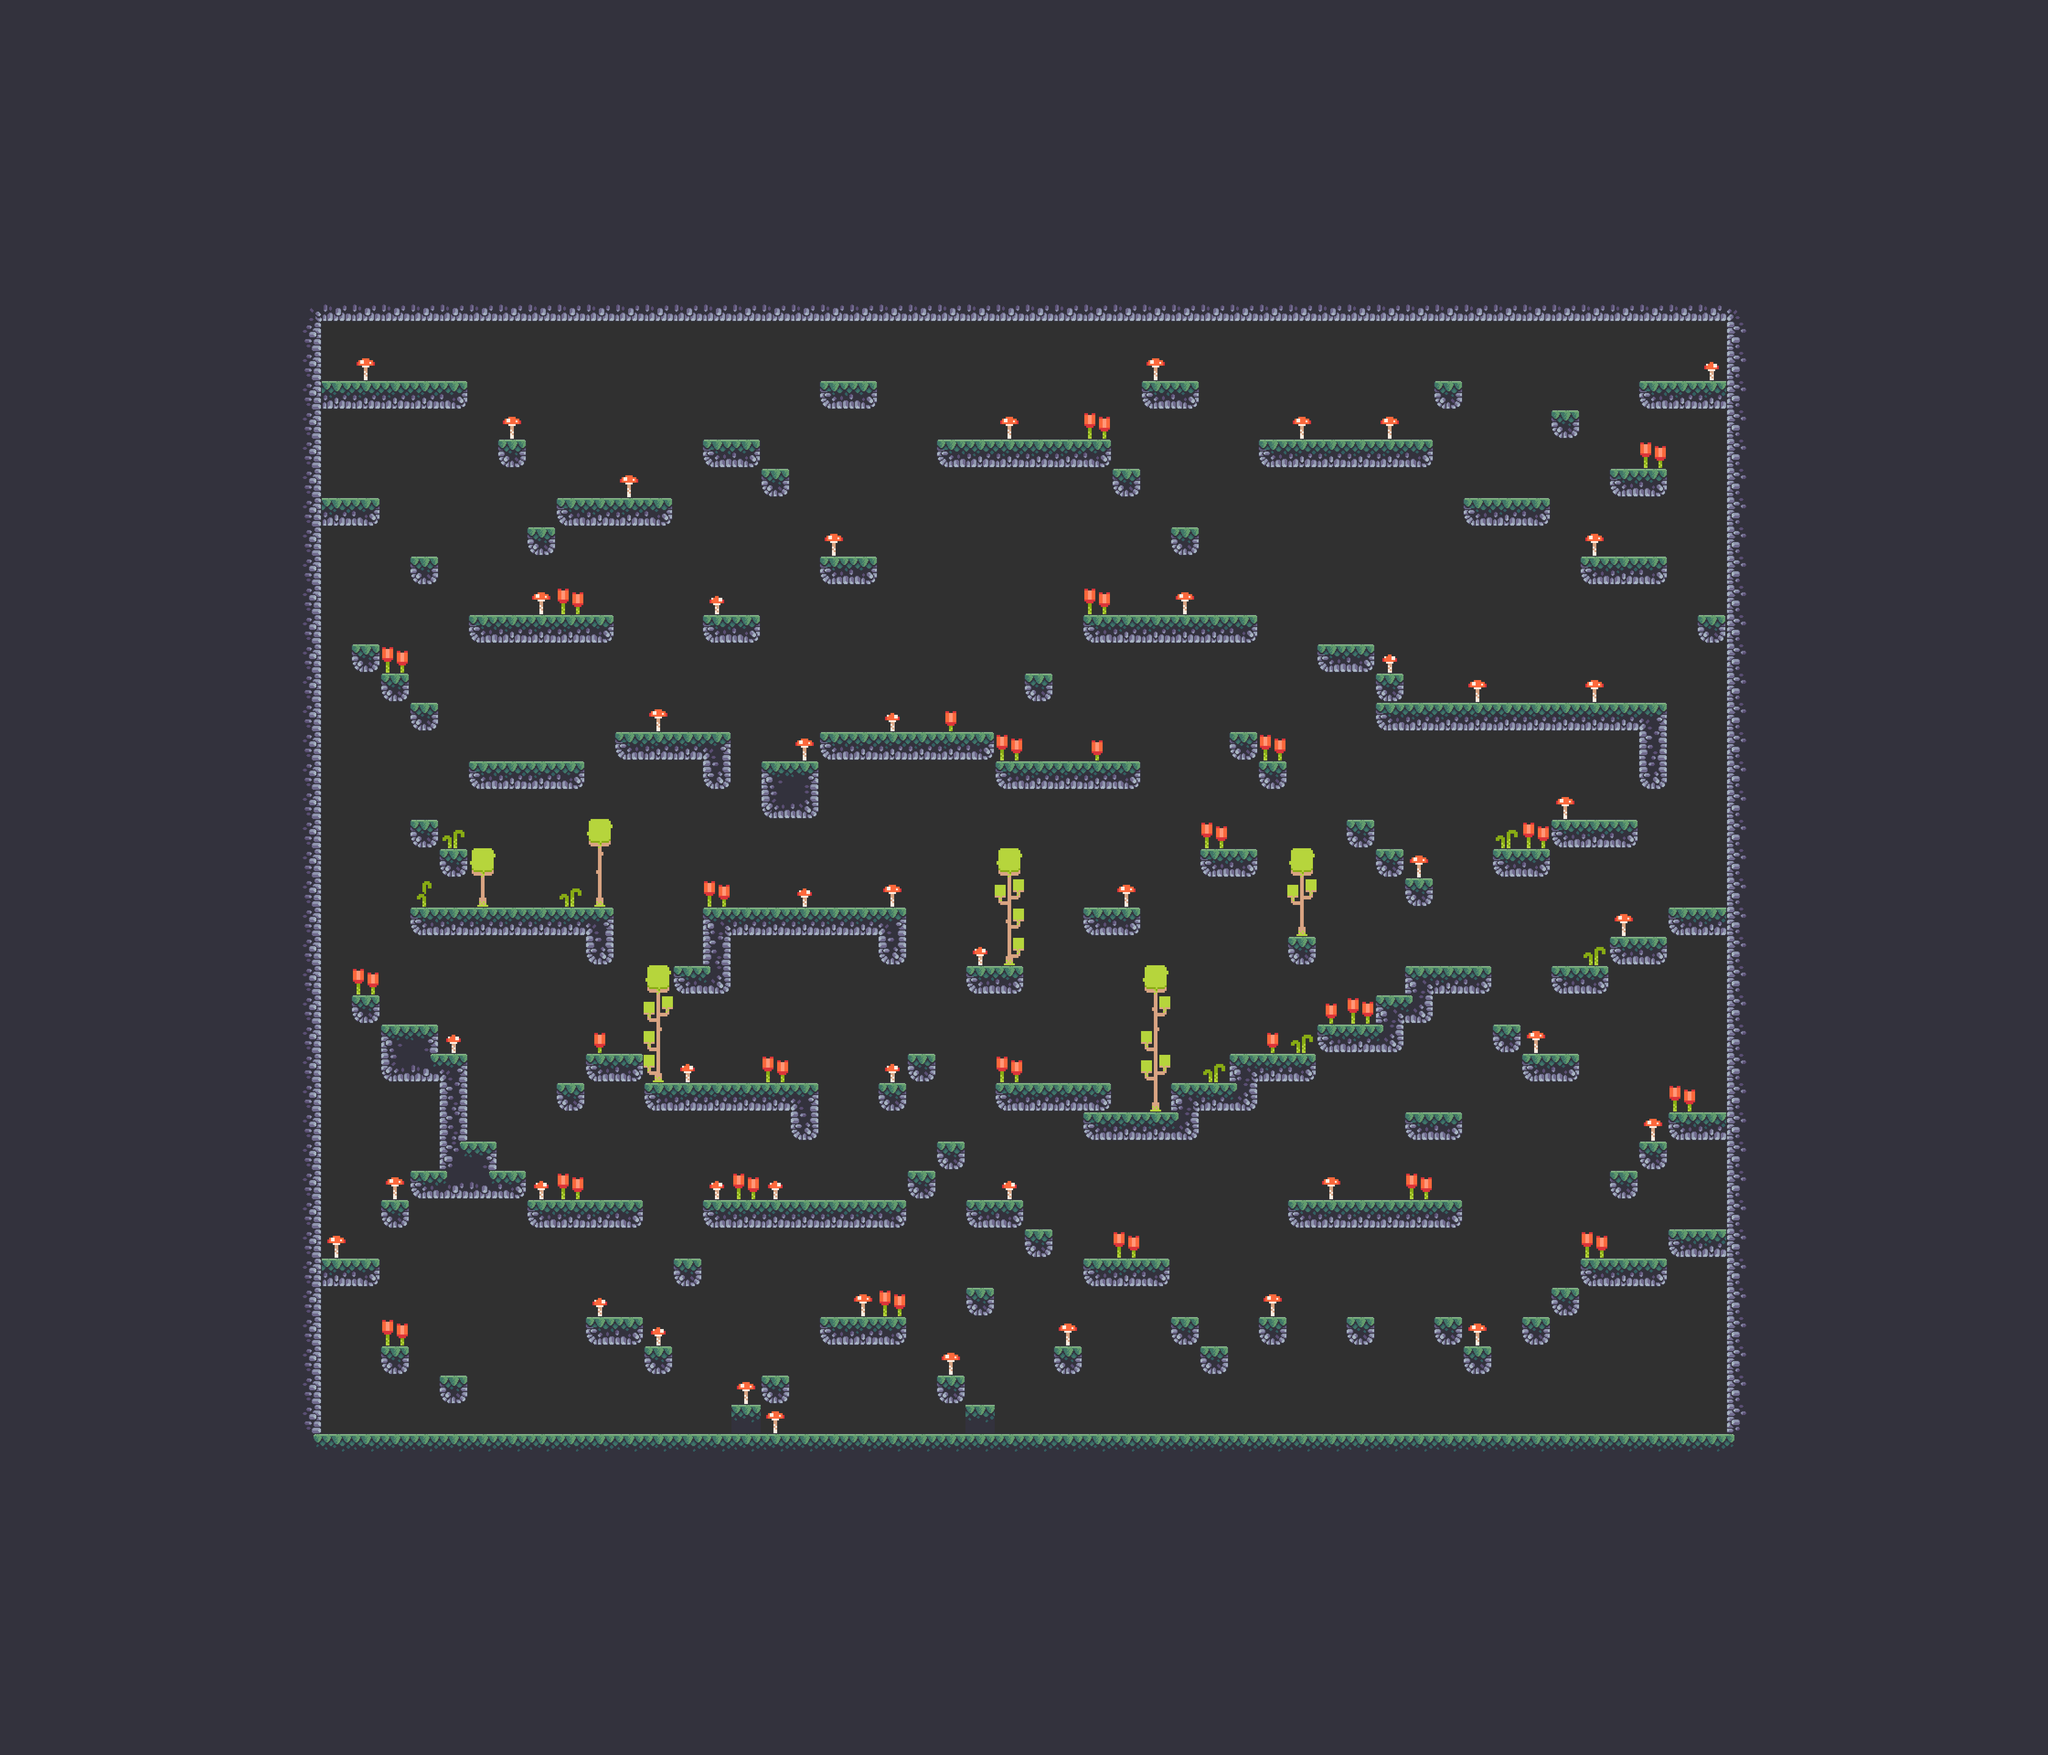

This game map was drawn from its Tiled (.tmx) file and the tilesets committed beside it. A one-line description and the trimmed map source follow:
An orthogonal 70x60 tile map with 64x64 px tiles, 2 tile layers (Main, Decoration), 3 tilesets and 106 objects (71x Coin, 17x Worm, 14x Health_Potion, 2x Diamond, Player).

<map version="1.10" tiledversion="1.11.0" orientation="orthogonal" renderorder="right-down" width="70" height="60" tilewidth="64" tileheight="64" infinite="0" backgroundcolor="#303030" nextlayerid="6" nextobjectid="171">
 <tileset firstgid="1" source="../tilesets/tilemap.tsx" />
 <tileset firstgid="61" source="pirate.tsx" />
 <tileset firstgid="308" source="Terrain (64x64).tsx" />
 <layer id="1" name="Main" width="70" height="60">
  <data>[4200 cells, 2640 non-empty, 25 distinct tile ids]</data>
 </layer>
 <layer id="3" name="Decoration" width="70" height="60">
  <data>[4200 cells, 102 non-empty, 14 distinct tile ids]</data>
 </layer>
 <objectgroup id="2" name="Entities">
  <object id="1" name="Player" x="1143.14" y="1573.9">
   <point />
  </object>
  <object id="3" name="Worm" x="3072" y="1472" width="576" height="64" />
  <object id="41" name="Coin" x="896" y="1728" width="64" height="64" />
  <object id="4" name="Worm" x="2368" y="1280" width="384" height="64" />
  <object id="5" name="Worm" x="1792" y="1536" width="384" height="64" />
  <object id="6" name="Worm" x="1536" y="1920" width="448" height="64" />
  <object id="7" name="Worm" x="1408" y="2304" width="384" height="64" />
  <object id="8" name="Worm" x="1538" y="2558.5" width="384" height="64" />
  <object id="44" name="Coin" x="832" y="768" width="64" height="64" />
  <object id="45" name="Coin" x="896" y="768" width="64" height="64" />
  <object id="46" name="Coin" x="960" y="768" width="64" height="64" />
  <object id="47" name="Coin" x="832" y="704" width="64" height="64" />
  <object id="48" name="Coin" x="896" y="704" width="64" height="64" />
  <object id="49" template="Coin.tx" x="960" y="704" visible="1" />
  <object id="64" name="Coin" x="1536" y="896" width="64" height="64" />
  <object id="65" name="Coin" x="1600" y="896" width="64" height="64" />
  <object id="66" name="Coin" x="1536" y="832" width="64" height="64" />
  <object id="67" name="Coin" x="1600" y="832" width="64" height="64" />
  <object id="68" name="Coin" x="1216" y="1536" width="64" height="64" />
  <object id="69" name="Coin" x="1216" y="1600" width="64" height="64" />
  <object id="70" name="Coin" x="832" y="2176" width="64" height="64" />
  <object id="71" name="Coin" x="896" y="2432" width="64" height="64" />
  <object id="72" name="Coin" x="832" y="2496" width="64" height="64" />
  <object id="73" name="Coin" x="768" y="2688" width="64" height="64" />
  <object id="74" name="Coin" x="896" y="2880" width="64" height="64" />
  <object id="75" name="Coin" x="960" y="2944" width="64" height="64" />
  <object id="76" name="Coin" x="704" y="3008" width="64" height="64" />
  <object id="77" name="Coin" x="704" y="3072" width="64" height="64" />
  <object id="78" name="Coin" x="768" y="3072" width="64" height="64" />
  <object id="79" name="Coin" x="1728" y="3072" width="64" height="64" />
  <object id="80" name="Coin" x="1664" y="2944" width="64" height="64" />
  <object id="81" name="Coin" x="1792" y="2816" width="64" height="64" />
  <object id="82" name="Coin" x="1344" y="2816" width="64" height="64" />
  <object id="83" name="Coin" x="1344" y="2560" width="64" height="64" />
  <object id="84" name="Coin" x="1664" y="1856" width="64" height="64" />
  <object id="85" name="Coin" x="1728" y="1856" width="64" height="64" />
  <object id="86" name="Coin" x="1792" y="1856" width="64" height="64" />
  <object id="87" name="Coin" x="2368" y="1920" width="64" height="64" />
  <object id="88" name="Coin" x="2688" y="1792" width="64" height="64" />
  <object id="89" name="Coin" x="2560" y="1088" width="64" height="64" />
  <object id="91" name="Coin" x="2112" y="832" width="64" height="64" />
  <object id="92" name="Coin" x="2240" y="832" width="64" height="64" />
  <object id="93" name="Coin" x="2176" y="832" width="64" height="64" />
  <object id="94" name="Coin" x="2304" y="832" width="64" height="64" />
  <object id="95" name="Coin" x="2752" y="2752" width="64" height="64" />
  <object id="96" name="Coin" x="2944" y="2752" width="64" height="64" />
  <object id="97" name="Coin" x="3136" y="2752" width="64" height="64" />
  <object id="98" name="Coin" x="3328" y="2752" width="64" height="64" />
  <object id="99" name="Coin" x="3456" y="3072" width="64" height="64" />
  <object id="100" name="Coin" x="3520" y="3008" width="64" height="64" />
  <object id="101" name="Coin" x="3584" y="2944" width="64" height="64" />
  <object id="102" name="Coin" x="3648" y="3008" width="64" height="64" />
  <object id="103" name="Coin" x="3584" y="3072" width="64" height="64" />
  <object id="104" name="Coin" x="3712" y="2944" width="64" height="64" />
  <object id="105" name="Coin" x="3648" y="2880" width="64" height="64" />
  <object id="106" name="Coin" x="3712" y="2368" width="64" height="64" />
  <object id="107" name="Coin" x="3712" y="2304" width="64" height="64" />
  <object id="108" name="Coin" x="3712" y="2240" width="64" height="64" />
  <object id="109" name="Coin" x="3648" y="2304" width="64" height="64" />
  <object id="111" name="Coin" x="3712" y="2560" width="64" height="64" />
  <object id="112" name="Coin" x="3648" y="2624" width="64" height="64" />
  <object id="113" name="Coin" x="2944" y="2496" width="64" height="64" />
  <object id="114" name="Coin" x="3008" y="2496" width="64" height="64" />
  <object id="115" name="Coin" x="2112" y="2560" width="64" height="64" />
  <object id="116" name="Coin" x="2240" y="2304" width="64" height="64" />
  <object id="117" name="Coin" x="2304" y="2304" width="64" height="64" />
  <object id="118" name="Coin" x="1600" y="2432" width="64" height="64" />
  <object id="119" name="Coin" x="1664" y="2432" width="64" height="64" />
  <object id="120" name="Coin" x="1280" y="2432" width="64" height="64" />
  <object id="121" name="Coin" x="1344" y="2432" width="64" height="64" />
  <object id="122" name="Coin" x="1088" y="2240" width="64" height="64" />
  <object id="123" name="Coin" x="1152" y="2240" width="64" height="64" />
  <object id="124" name="Coin" x="1088" y="2176" width="64" height="64" />
  <object id="125" name="Coin" x="1152" y="2176" width="64" height="64" />
  <object id="126" name="Coin" x="2048" y="1344" width="64" height="64" />
  <object id="127" name="Coin" x="2112" y="1280" width="64" height="64" />
  <object id="128" name="Coin" x="3008" y="1216" width="64" height="64" />
  <object id="129" name="Coin" x="3072" y="1280" width="64" height="64" />
  <object id="131" name="Worm" x="2368" y="3072" width="320" height="64" />
  <object id="132" name="Worm" x="2880" y="3072" width="320" height="64" />
  <object id="133" name="Worm" x="2240" y="1600" width="256" height="64" />
  <object id="134" name="Worm" x="1216" y="1024" width="256" height="64" />
  <object id="135" name="Worm" x="1024" y="1280" width="320" height="64" />
  <object id="136" name="Worm" x="896" y="1920" width="448" height="64" />
  <object id="137" name="Worm" x="832" y="3072" width="448" height="64" />
  <object id="138" name="Worm" x="2816" y="2560" width="384" height="64" />
  <object id="139" name="Worm" x="3072" y="2048" width="192" height="64" />
  <object id="140" name="Worm" x="3200" y="1024" width="192" height="64" />
  <object id="141" name="Worm" x="2752" y="896" width="384" height="64" />
  <object id="142" name="Health_Potion" x="1024" y="1600" width="64" height="64" />
  <object id="151" name="Health_Potion" x="768" y="1344" width="64" height="64" />
  <object id="152" name="Health_Potion" x="704" y="1024" width="64" height="64" />
  <object id="153" name="Health_Potion" x="704" y="768" width="64" height="64" />
  <object id="154" name="Health_Potion" x="1856" y="1152" width="64" height="64" />
  <object id="155" name="Health_Potion" x="3648" y="768" width="64" height="64" />
  </objectgroup>
</map>
<!-- 11 of 106 objects omitted -->
